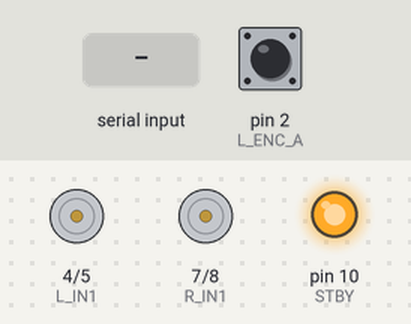
Recording of a sketch running on a simulated Arduino Uno, built with avr-gcc and run on an emulated ATmega328P. Shown: motor-driver pin pairs drawn as motors (green arrow = first pin HIGH = forward, orange = second pin HIGH = backward, longer = more drive, scaled by the enable pin, stopped while the standby pin is LOW), output pins drawn as LEDs (lit = HIGH). The test bench sets the inputs (shaded band); at power-on: pin 2 (L_ENC_A) HIGH. What the sketch prints to the serial monitor is not drawn.

Above: at 1.2 s.
1.3 s: "M,90\n" received over Serial
At 1.42 s:
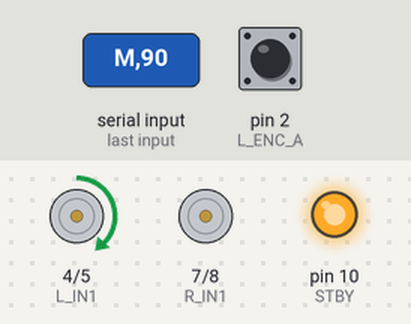
3.0 s: "M,,45\n" received over Serial
At 3.12 s:
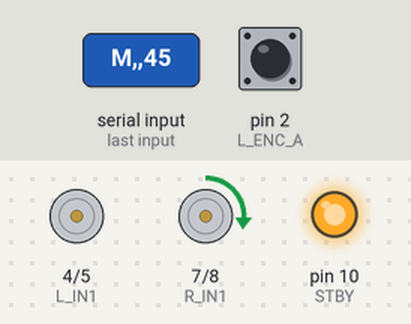
Timing chart, 0 to 6.0 s (numbered marks = the images above; inputs shaded):
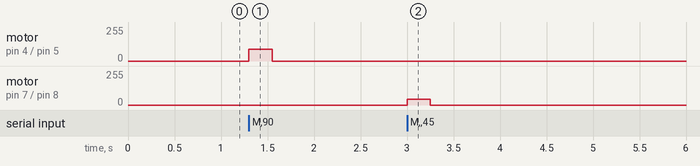

The sketch:

step4_serial_protocol.ino
```cpp
const int L_IN1 = 4, L_IN2 = 5, L_ENA = 6;
const int R_IN1 = 7, R_IN2 = 8, R_ENB = 9;
const int STBY = 10;
const int L_ENC_A = 2, L_ENC_B = 3;
const int R_ENC_A = 18, R_ENC_B = 19;

volatile long l_count = 0, r_count = 0;

void lEncISR() { l_count += (digitalRead(L_ENC_B) == HIGH) ? 1 : -1; }
void rEncISR() { r_count += (digitalRead(R_ENC_B) == HIGH) ? 1 : -1; }

void setMotor(int in1, int in2, int en, int pwm) {
  if (pwm > 0) {
    digitalWrite(in1, HIGH); digitalWrite(in2, LOW);
  } else if (pwm < 0) {
    digitalWrite(in1, LOW); digitalWrite(in2, HIGH);
    pwm = -pwm;
  } else {
    digitalWrite(in1, LOW); digitalWrite(in2, LOW);
  }
  analogWrite(en, constrain(pwm, 0, 255));
}

String cmdBuf = "";
const unsigned long CMD_TIMEOUT_MS = 250;
unsigned long lastCmd = 0;

void setup() {
  pinMode(L_IN1, OUTPUT); pinMode(L_IN2, OUTPUT); pinMode(L_ENA, OUTPUT);
  pinMode(R_IN1, OUTPUT); pinMode(R_IN2, OUTPUT); pinMode(R_ENB, OUTPUT);
  pinMode(STBY, OUTPUT);
  digitalWrite(STBY, HIGH);
  pinMode(L_ENC_A, INPUT_PULLUP); pinMode(L_ENC_B, INPUT_PULLUP);
  pinMode(R_ENC_A, INPUT_PULLUP); pinMode(R_ENC_B, INPUT_PULLUP);
  attachInterrupt(digitalPinToInterrupt(L_ENC_A), lEncISR, RISING);
  attachInterrupt(digitalPinToInterrupt(R_ENC_A), rEncISR, RISING);
  Serial.begin(115200);
  setMotor(L_IN1, L_IN2, L_ENA, 0);
  setMotor(R_IN1, R_IN2, R_ENB, 0);
  lastCmd = millis();
}

unsigned long lastSend = 0;

void loop() {
  // 每10ms发一次编码器数据
  if (millis() - lastSend >= 10) {
    Serial.print("E,");
    Serial.print(l_count);
    Serial.print(",");
    Serial.println(r_count);
    lastSend = millis();
  }

  // 接收串口指令
  while (Serial.available()) {
    char c = Serial.read();
    if (c == '\n') {
      // 解析 M,<left_pwm>,<right_pwm>
      if (cmdBuf.startsWith("M,")) {
        int comma = cmdBuf.indexOf(',', 2);
        int l_pwm = cmdBuf.substring(2, comma).toInt();
        int r_pwm = cmdBuf.substring(comma + 1).toInt();
        setMotor(L_IN1, L_IN2, L_ENA, l_pwm);
        setMotor(R_IN1, R_IN2, R_ENB, r_pwm);
        lastCmd = millis();
      }
      cmdBuf = "";
    } else {
      cmdBuf += c;
    }
  }

  // A disconnected host must never leave the motors on at the last PWM.
  if (millis() - lastCmd > CMD_TIMEOUT_MS) {
    setMotor(L_IN1, L_IN2, L_ENA, 0);
    setMotor(R_IN1, R_IN2, R_ENB, 0);
  }
}
```

Measured:
- after the input at 1.3 s, motor on pin 4 (L_IN1) / pin 5 (L_IN2): stopped → forward 90/255 at once, → stopped 0.25 s later
- after the input at 3.0 s, motor on pin 7 (R_IN1) / pin 8 (R_IN2): stopped → forward 45/255 at once, → stopped 0.25 s later
